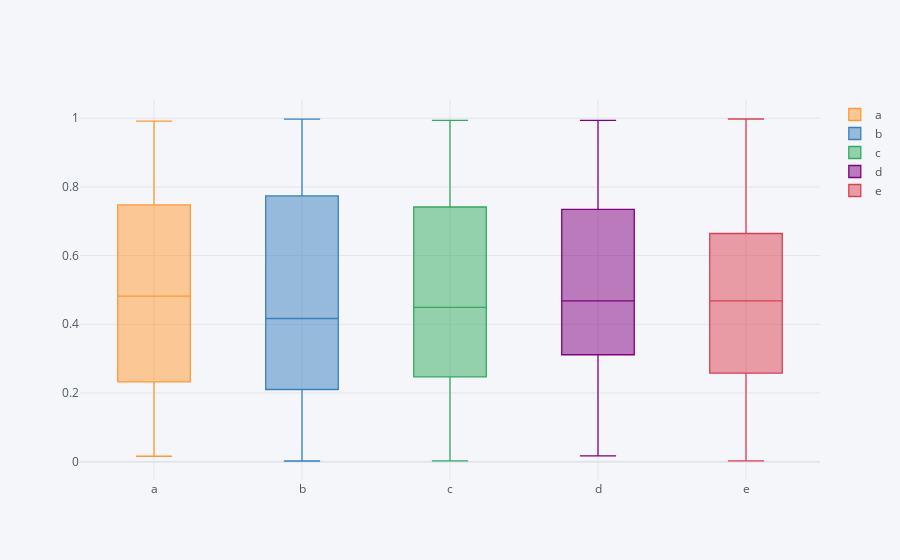

This figure's notebook cell:
### Code cell
#Figure plot
df.iplot(kind = 'box')
